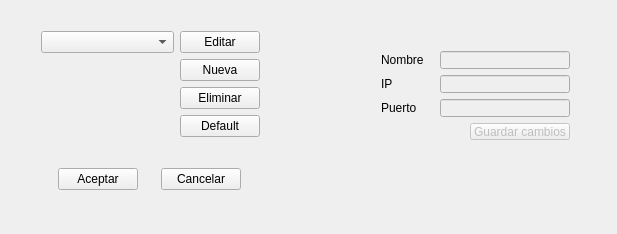
<?xml version="1.0" encoding="UTF-8"?>
<ui version="4.0">
 <class>ventana_camaras</class>
 <widget class="QWidget" name="ventana_camaras">
  <property name="geometry">
   <rect>
    <x>0</x>
    <y>0</y>
    <width>617</width>
    <height>234</height>
   </rect>
  </property>
  <property name="windowTitle">
   <string>ventana_camaras</string>
  </property>
  <widget class="QWidget" name="layoutWidget">
   <property name="geometry">
    <rect>
     <x>30</x>
     <y>20</y>
     <width>241</width>
     <height>181</height>
    </rect>
   </property>
   <layout class="QVBoxLayout" name="verticalLayout">
    <item>
     <layout class="QHBoxLayout" name="horizontalLayout_2">
      <item>
       <widget class="QComboBox" name="camselector">
        <property name="sizePolicy">
         <sizepolicy hsizetype="Minimum" vsizetype="Fixed">
          <horstretch>0</horstretch>
          <verstretch>0</verstretch>
         </sizepolicy>
        </property>
        <property name="minimumSize">
         <size>
          <width>90</width>
          <height>0</height>
         </size>
        </property>
       </widget>
      </item>
      <item>
       <widget class="QPushButton" name="editcam">
        <property name="sizePolicy">
         <sizepolicy hsizetype="Maximum" vsizetype="Fixed">
          <horstretch>0</horstretch>
          <verstretch>0</verstretch>
         </sizepolicy>
        </property>
        <property name="text">
         <string>Editar</string>
        </property>
       </widget>
      </item>
     </layout>
    </item>
    <item>
     <layout class="QHBoxLayout" name="horizontalLayout_3">
      <item>
       <spacer name="horizontalSpacer">
        <property name="orientation">
         <enum>Qt::Horizontal</enum>
        </property>
        <property name="sizeHint" stdset="0">
         <size>
          <width>40</width>
          <height>20</height>
         </size>
        </property>
       </spacer>
      </item>
      <item>
       <widget class="QPushButton" name="newcam">
        <property name="text">
         <string>Nueva</string>
        </property>
       </widget>
      </item>
     </layout>
    </item>
    <item>
     <layout class="QHBoxLayout" name="horizontalLayout_4">
      <item>
       <spacer name="horizontalSpacer_2">
        <property name="orientation">
         <enum>Qt::Horizontal</enum>
        </property>
        <property name="sizeHint" stdset="0">
         <size>
          <width>40</width>
          <height>20</height>
         </size>
        </property>
       </spacer>
      </item>
      <item>
       <widget class="QPushButton" name="delcam">
        <property name="text">
         <string>Eliminar</string>
        </property>
       </widget>
      </item>
     </layout>
    </item>
    <item>
     <layout class="QHBoxLayout" name="horizontalLayout_9">
      <item>
       <spacer name="horizontalSpacer_7">
        <property name="orientation">
         <enum>Qt::Horizontal</enum>
        </property>
        <property name="sizeHint" stdset="0">
         <size>
          <width>40</width>
          <height>20</height>
         </size>
        </property>
       </spacer>
      </item>
      <item>
       <widget class="QPushButton" name="pushDefault">
        <property name="text">
         <string>Default</string>
        </property>
       </widget>
      </item>
     </layout>
    </item>
    <item>
     <spacer name="verticalSpacer">
      <property name="orientation">
       <enum>Qt::Vertical</enum>
      </property>
      <property name="sizeHint" stdset="0">
       <size>
        <width>20</width>
        <height>40</height>
       </size>
      </property>
     </spacer>
    </item>
    <item>
     <layout class="QHBoxLayout" name="horizontalLayout">
      <item>
       <widget class="QPushButton" name="acept">
        <property name="sizePolicy">
         <sizepolicy hsizetype="Maximum" vsizetype="Fixed">
          <horstretch>0</horstretch>
          <verstretch>0</verstretch>
         </sizepolicy>
        </property>
        <property name="text">
         <string>Aceptar</string>
        </property>
       </widget>
      </item>
      <item>
       <widget class="QPushButton" name="cancel">
        <property name="sizePolicy">
         <sizepolicy hsizetype="Maximum" vsizetype="Fixed">
          <horstretch>0</horstretch>
          <verstretch>0</verstretch>
         </sizepolicy>
        </property>
        <property name="text">
         <string>Cancelar</string>
        </property>
       </widget>
      </item>
     </layout>
    </item>
   </layout>
  </widget>
  <widget class="QWidget" name="layoutWidget_2">
   <property name="geometry">
    <rect>
     <x>370</x>
     <y>40</y>
     <width>211</width>
     <height>111</height>
    </rect>
   </property>
   <layout class="QVBoxLayout" name="verticalLayout_2">
    <item>
     <layout class="QHBoxLayout" name="horizontalLayout_5">
      <item>
       <widget class="QLabel" name="name">
        <property name="text">
         <string>Nombre</string>
        </property>
       </widget>
      </item>
      <item>
       <spacer name="horizontalSpacer_6">
        <property name="orientation">
         <enum>Qt::Horizontal</enum>
        </property>
        <property name="sizeHint" stdset="0">
         <size>
          <width>40</width>
          <height>20</height>
         </size>
        </property>
       </spacer>
      </item>
      <item>
       <widget class="QLineEdit" name="namein">
        <property name="enabled">
         <bool>false</bool>
        </property>
        <property name="minimumSize">
         <size>
          <width>130</width>
          <height>0</height>
         </size>
        </property>
        <property name="maximumSize">
         <size>
          <width>130</width>
          <height>16777215</height>
         </size>
        </property>
       </widget>
      </item>
     </layout>
    </item>
    <item>
     <layout class="QHBoxLayout" name="horizontalLayout_6">
      <item>
       <widget class="QLabel" name="ip">
        <property name="text">
         <string>IP</string>
        </property>
       </widget>
      </item>
      <item>
       <spacer name="horizontalSpacer_4">
        <property name="orientation">
         <enum>Qt::Horizontal</enum>
        </property>
        <property name="sizeHint" stdset="0">
         <size>
          <width>40</width>
          <height>20</height>
         </size>
        </property>
       </spacer>
      </item>
      <item>
       <widget class="QLineEdit" name="ipin">
        <property name="enabled">
         <bool>false</bool>
        </property>
        <property name="minimumSize">
         <size>
          <width>130</width>
          <height>0</height>
         </size>
        </property>
        <property name="maximumSize">
         <size>
          <width>130</width>
          <height>16777215</height>
         </size>
        </property>
       </widget>
      </item>
     </layout>
    </item>
    <item>
     <layout class="QHBoxLayout" name="horizontalLayout_7">
      <item>
       <widget class="QLabel" name="port">
        <property name="text">
         <string>Puerto</string>
        </property>
       </widget>
      </item>
      <item>
       <spacer name="horizontalSpacer_5">
        <property name="orientation">
         <enum>Qt::Horizontal</enum>
        </property>
        <property name="sizeHint" stdset="0">
         <size>
          <width>40</width>
          <height>20</height>
         </size>
        </property>
       </spacer>
      </item>
      <item>
       <widget class="QLineEdit" name="portin">
        <property name="enabled">
         <bool>false</bool>
        </property>
        <property name="minimumSize">
         <size>
          <width>130</width>
          <height>0</height>
         </size>
        </property>
        <property name="maximumSize">
         <size>
          <width>130</width>
          <height>16777215</height>
         </size>
        </property>
       </widget>
      </item>
     </layout>
    </item>
    <item>
     <layout class="QHBoxLayout" name="horizontalLayout_8">
      <item>
       <spacer name="horizontalSpacer_3">
        <property name="orientation">
         <enum>Qt::Horizontal</enum>
        </property>
        <property name="sizeHint" stdset="0">
         <size>
          <width>40</width>
          <height>20</height>
         </size>
        </property>
       </spacer>
      </item>
      <item>
       <widget class="QPushButton" name="savechange">
        <property name="enabled">
         <bool>false</bool>
        </property>
        <property name="text">
         <string>Guardar cambios</string>
        </property>
       </widget>
      </item>
     </layout>
    </item>
   </layout>
  </widget>
 </widget>
 <layoutdefault spacing="6" margin="11"/>
 <resources/>
 <connections/>
</ui>
